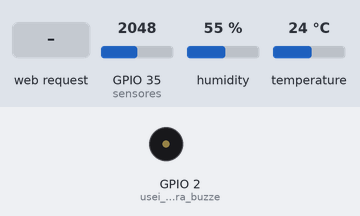
Bench run of a sketch on a simulated ESP32. Shown: buzzer (waves = sounding, pin HIGH). The test bench sets the inputs (shaded band); at power-on: GPIO 35 (sensores) = 2048, humidity 55 %, temperature 24 °C. WiFi joins after 1.5 s; servers stay silent unless stated; what the sketch prints to the serial monitor is not drawn.

Above: at 2.7 s.
2.8 s: HTTP request GET /X received
At 3.6 s:
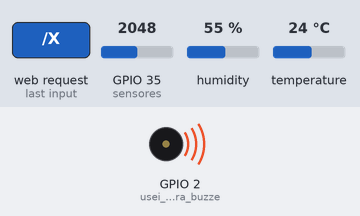
10.3 s: GPIO 35 (sensores) set to 1049
16.3 s: GPIO 35 (sensores) set to 968
Timing chart, 0 to 19.3 s (numbered marks = the images above; inputs shaded):
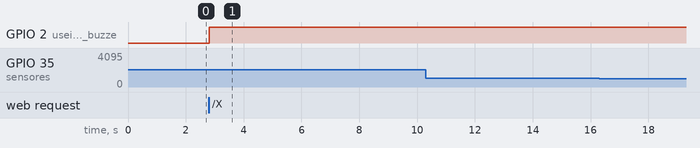

The sketch:

SPI.ino
```cpp
//bibliotecas
#include <WiFi.h>
#include <Adafruit_Sensor.h>
#include <DHT.h>

//utilizando o pino 27 do esp32 para ligar o sensor DHT22
#define DHTPIN 27
#define DHTTYPE DHT22

//nome da rede wifi e senha
const char* ssid     = "C3P0";
const char* password = "MayThe4BeWithU";

WiFiServer server(80);

IPAddress ip;
IPAddress ip1;
IPAddress ip2;

DHT dht(DHTPIN, DHTTYPE);

//armazena os valores lidos de fumaca, temperatura e umidade
String smoke;
String umid;
String temp;

//armazena os valores maximos de temperatura e fumaca e minimo de umidade
int comptemp = 60;
int compumid = 30;
int compsmoke = 3000;

//funcao que retorna o valor lido da temperatura
String rtemp() {
  float t = dht.readTemperature();
  float auxt;
  if (isnan(t)) {
    Serial.println("Falha ao ler a temperatura");
    return String(auxt);
  }
  else {
    auxt = t;
    return String(t);
  }
}

//funcao que retorna o valor lido de umidade
String rumid() {
  float h = dht.readHumidity();
  float auxh;
  if (isnan(h)) {
    Serial.println("Falha ao ler a umidade");
    return String(auxh);
  }
  else {
    auxh = h;
    return String(h);
  }
}

//setup
void setup()
{
  Serial.begin(115200);
  dht.begin();

  pinMode(2, OUTPUT); //usei esse pino para buzzer para testes, sera removido na versao final

  Serial.print("Connecting to ");
  Serial.println(ssid);

  WiFi.begin(ssid, password);

  while (WiFi.status() != WL_CONNECTED) {
    delay(500);
    Serial.print(".");
  }

  Serial.println("");
  Serial.println("WiFi connected.");
  Serial.println("IP address: ");
  ip2 = WiFi.subnetMask();
  ip1 = WiFi.gatewayIP();
  IPAddress iplocal(ip1[0], ip1[1], ip1[2], 91);
  ip = iplocal;
  Serial.println(ip);
  WiFi.config(ip, ip1, ip2);
  server.begin();
}

//funcao para ler os sensores
void sensores() {
  smoke = analogRead(35);
  umid = rumid();
  temp = rtemp();

  // a cada leitura printa o que foi lido no serial e os valores setados para min e max
  Serial.print("Temp: ");
  Serial.print(temp);
  Serial.print("    Umid: ");
  Serial.print(umid);
  Serial.print("    Smoke: ");
  Serial.print(smoke);

  Serial.print("    comptemp: ");
  Serial.print(comptemp);
  Serial.print("    compumid: ");
  Serial.print(compumid);
  Serial.print("    compsmoke: ");
  Serial.println(compsmoke);
}

int value = 0;

void loop() {
  sensores();
  WiFiClient client = server.available();

  if (client) {
    sensores();
    Serial.println("New Client.");
    String currentLine = "";

    while (client.connected()) {

      if (client.available()) {
        char c = client.read();
        Serial.write(c);
        if (c == '\n') {
          if (currentLine.length() == 0) {
            client.println("<!DOCTYPE html></html>");
            client.println("<style>html { font-family: Arial; font-size: 3.0rem; display: inline-block; margin: 0px auto; text-align: center;}");
            client.println("<head><meta name=\"viewport\" content=\"width=device-width, initial-scale=1\">");
            client.println("<link rel=\"icon\" href=\"data:,\">");
            client.println("<body bgcolor=#9C0705>");
            client.println("<title><h1>SMI</h1>");
            break;
          } else {
            currentLine = "";
          }
        } else if (c != '\r') {
          currentLine += c;
        }

        //quando acessado printa a respectiva informacao
        if (currentLine.endsWith("GET /A")) {
          client.println("<h1>" + umid + " </h1>");
          client.println("<style>html { font-family: Arial; font-size: 3.0rem; display: inline-block; margin: 0px auto; text-align: center;}");
        }
        if (currentLine.endsWith("GET /B")) {
          client.println("<h1>" + temp + "</h1>");
          client.println("<style>html { font-family: Arial; font-size: 3.0rem; display: inline-block; margin: 0px auto; text-align: center;}");
        }
        if (currentLine.endsWith("GET /C")) {
          client.println("<h1>" + smoke + "</h1>");
          client.println("<style>html { font-family: Arial; font-size: 3.0rem; display: inline-block; margin: 0px auto; text-align: center;}");
        }

        //deteccao dos valores enviados pelo app para a configuracao dos valores de min e max
        if (currentLine.indexOf("/X") >= 0) {
          String valor = currentLine.substring(currentLine.indexOf("/X") + 3);
          comptemp = valor.toInt();
        }
        if (currentLine.indexOf("/Y") >= 0) {
          String valor = currentLine.substring(currentLine.indexOf("/Y") + 3);
          compumid = valor.toInt();
        }
        if (currentLine.indexOf("/Z") >= 0) {
          String valor = currentLine.substring(currentLine.indexOf("/Z") + 3);
          compsmoke = valor.toInt();
        }
      }
    }
    client.stop();
    Serial.println("Client Disconnected.");

  }

  //testes dos limites de min e max usando o buzzer e o led no pino 2
  if ((temp.toInt() >= comptemp) || (umid.toInt() <= compumid) || (smoke.toInt() >= compsmoke)) {
    digitalWrite(2, HIGH);
  }
  else {
    digitalWrite(2, LOW);
  }

}
```

Measured:
- after the input at 2.8 s, GPIO 2 (usei_esse_pino_para_buzze): LOW → HIGH at once
